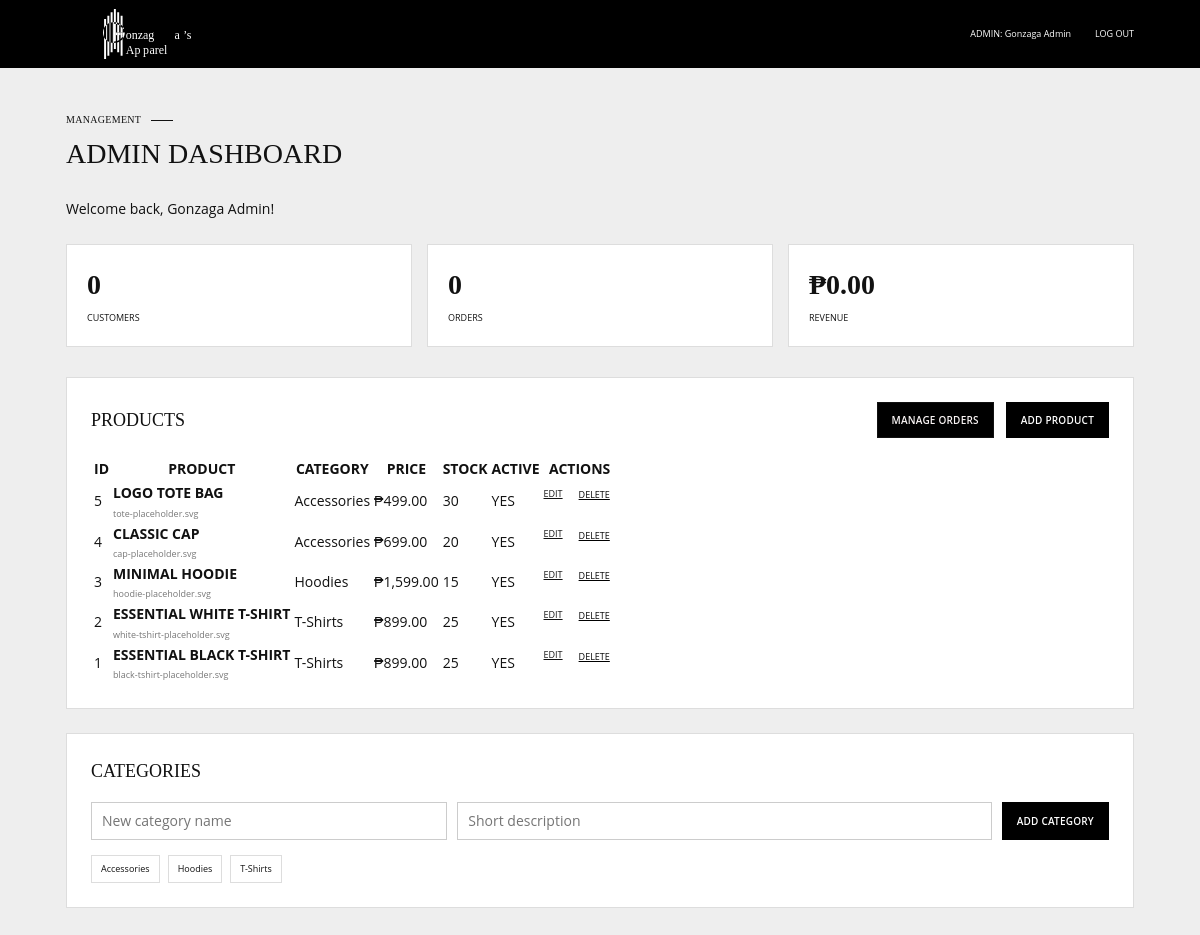
Page /admin/dashboard.php (signed in) on the committed database.
### tables this page shows
CREATE TABLE products (
    id INT UNSIGNED AUTO_INCREMENT PRIMARY KEY,
    category_id INT UNSIGNED NULL,
    name VARCHAR(150) NOT NULL,
    description VARCHAR(2000) NOT NULL DEFAULT '',
    price DECIMAL(10,2) NOT NULL DEFAULT 0.00,
    stock INT UNSIGNED NOT NULL DEFAULT 0,
    image VARCHAR(255) NOT NULL DEFAULT 'black-tshirt-placeholder.svg',
    is_active TINYINT(1) NOT NULL DEFAULT 1,
    created_at TIMESTAMP NOT NULL DEFAULT CURRENT_TIMESTAMP,
    updated_at TIMESTAMP NOT NULL DEFAULT CURRENT_TIMESTAMP ON UPDATE CURRENT_TIMESTAMP,
    CONSTRAINT fk_products_category FOREIGN KEY (category_id) REFERENCES categories(id) ON DELETE SET NULL ON UPDATE CASCADE,
    INDEX idx_products_category (category_id),
    INDEX idx_products_name (name)
);

CREATE TABLE categories (
    id INT UNSIGNED AUTO_INCREMENT PRIMARY KEY,
    name VARCHAR(100) NOT NULL UNIQUE,
    slug VARCHAR(120) NOT NULL UNIQUE,
    description VARCHAR(500) NOT NULL DEFAULT '',
    is_active TINYINT(1) NOT NULL DEFAULT 1,
    created_at TIMESTAMP NOT NULL DEFAULT CURRENT_TIMESTAMP,
    updated_at TIMESTAMP NOT NULL DEFAULT CURRENT_TIMESTAMP ON UPDATE CURRENT_TIMESTAMP
);

### functions/helpers.php (called while the page is built, shortened)
<?php
require_once __DIR__ . '/auth.php';
function e(?string $value): string { return htmlspecialchars((string)$value, ENT_QUOTES, 'UTF-8'); }
function money(float $amount): string { return '₱' . number_format($amount, 2); }

### functions/auth.php (called while the page is built, shortened)
<?php
require_once __DIR__ . '/../config/db.php';
function get_flash(): ?array
{
    $flash = $_SESSION['flash'] ?? null;
    return $flash;
}

### config/db.php (called while the page is built, shortened)
<?php
function db(): PDO
{
    static $pdo = null;
    if ($pdo instanceof PDO) {
        return $pdo;
    }
    $dsn = 'mysql:host=' . DB_HOST . ';dbname=' . DB_NAME . ';charset=utf8mb4';
    $pdo = new PDO($dsn, DB_USER, DB_PASS, [
        PDO::ATTR_ERRMODE => PDO::ERRMODE_EXCEPTION,
        PDO::ATTR_DEFAULT_FETCH_MODE => PDO::FETCH_ASSOC,
        PDO::ATTR_EMULATE_PREPARES => false,
    ]);
    return $pdo;
}

### admin/dashboard.php (the view, shortened to what this page needs)
<?php
require_once __DIR__ . '/../functions/helpers.php';
$products = db()->query('SELECT p.id,p.name,p.description,p.price,p.stock,p.image,p.is_active,c.name AS category_name FROM products p LEFT JOIN categories c ON c.id=p.category_id ORDER BY p.id DESC')->fetchAll();
$categories = db()->query('SELECT id,name FROM categories WHERE is_active=1 ORDER BY name')->fetchAll();
$orderCount = (int) db()->query('SELECT COUNT(*) FROM orders')->fetchColumn();
$userCount = (int) db()->query("SELECT COUNT(*) FROM users WHERE role = 'customer'")->fetchColumn();
$revenue = (float) db()->query("SELECT COALESCE(SUM(total_amount),0) FROM orders WHERE status <> 'cancelled'")->fetchColumn();
$flash = get_flash();
?>
<!DOCTYPE html><html lang="en"><head><link rel="stylesheet" href="../css/style.css"><link rel="stylesheet" href="../css/admin.css"></head>
<body class="admin-page"><header class="admin-header"><a href="../index.php"><img src="../assets/images/logo-placeholder.svg" alt="Gonzaga's Apparel"></a><div><span>ADMIN: <?= e($_SESSION['name'] ?? '') ?></span><form action="../logout.php" method="post"><input type="hidden" name="csrf_token" value="<?= e(csrf_token()) ?>"><button type="submit">LOG OUT</button></form></div></header><main class="admin-shell"><div class="section-kicker">MANAGEMENT <span></span></div><h1>ADMIN DASHBOARD</h1><?php if ($flash): ?><div class="alert <?= e($flash['type']) ?>"><?= e($flash['message']) ?></div><?php endif; ?><div class="stats"><div><strong><?= $userCount ?></strong><span>CUSTOMERS</span></div><div><strong><?= $orderCount ?></strong><span>ORDERS</span></div><div><strong><?= money($revenue) ?></strong><span>REVENUE</span></div></div><section class="admin-card"><div class="admin-card-head"><h2>PRODUCTS</h2><div class="admin-card-actions"><a class="button button--outline" href="orders.php">MANAGE ORDERS</a><a class="button button--filled" href="product_create.php">ADD PRODUCT</a></div></div><div class="table-wrap"><table><thead><tr><th>ID</th><th>PRODUCT</th><th>CATEGORY</th><th>PRICE</th><th>STOCK</th><th>ACTIVE</th><th>ACTIONS</th></tr></thead><tbody><?php foreach ($products as $product): ?><tr><td><?= (int)$product['id'] ?></td><td><strong><?= e($product['name']) ?></strong><small><?= e($product['image']) ?></small></td><td><?= e($product['category_name'] ?? 'Uncategorized') ?></td><td><?= money((float)$product['price']) ?></td><td><?= (int)$product['stock'] ?></td><td><?= $product['is_active'] ? 'YES' : 'NO' ?></td><td class="actions"><a href="product_edit.php?id=<?= (int)$product['id'] ?>">EDIT</a><form action="product_delete.php" method="post" onsubmit="return confirm('Delete this product?')"><input type="hidden" name="csrf_token" value="<?= e(csrf_token()) ?>"><input type="hidden" name="id" value="<?= (int)$product['id'] ?>"><button type="submit">DELETE</button></form></td></tr><?php endforeach; ?></tbody></table></div></section><section class="admin-card category-manager"><div class="admin-card-head"><h2>CATEGORIES</h2></div><form class="category-form" action="category_create.php" method="post"><input type="hidden" name="csrf_token" value="<?= e(csrf_token()) ?>"><input name="name" maxlength="100" placeholder="New category name" required><input name="description" maxlength="500" placeholder="Short description"><button class="button button--filled" type="submit">ADD CATEGORY</button></form><div class="category-list"><?php foreach($categories as $category): ?><span><?= e($category['name']) ?></span><?php endforeach; ?></div></section></main></body></html>

### css/style.css (style rules this page uses)
:root { --black: #050505; --white: #fff; --copy: #111; --gray: #c8c8c8; --heading: "Minion Variable Concept", "Minion Pro", Georgia, "Times New Roman", serif; --body: "Open Sans", Arial, Helvetica, sans-serif; --max: 1140px; --head: 58px; }
* { box-sizing: border-box; }
html { scroll-behavior: smooth; }
body { margin: 0; background: #fff; color: var(--copy); font-family: var(--body); font-size: 14px; line-height: 1.45; }
a { color: inherit; text-decoration: none; }
button, input { font: inherit; }
img { display: block; max-width: 100%; }
h1, h2, h3 { font-family: var(--heading); font-weight: 500; margin: 0; }
.section-kicker { display: inline-flex; align-items: center; gap: 10px; font-family: var(--heading); font-size: 10px; line-height: 1; letter-spacing: .03em; }
.section-kicker span { width: 22px; height: 1px; background: currentColor; }
.button { min-height: 36px; display: inline-flex; align-items: center; justify-content: center; gap: 18px; padding: 9px 14px; font-size: 10px; font-weight: 600; letter-spacing: .02em; transition: .2s; }
.button--filled { background: #000; color: #ffffff; border: 1px solid #000; }
.button--outline { border: 1px solid #111; background: #000; color: #f9f4f4; }
.category-manager { margin-top: 20px; }
.category-form { display: grid; grid-template-columns: 1fr 1.5fr auto; gap: 10px; margin: 10px 0 15px; }
.category-form input { min-height: 36px; border: 1px solid #ccc; padding: 8px 10px; }
.category-list { display: flex; flex-wrap: wrap; gap: 8px; }
.category-list span { border: 1px solid #ddd; padding: 6px 9px; font-size: 9px; }

### css/admin.css (style rules this page uses)
.admin-page { background:#eee; min-height:100vh }
.admin-header { height:68px; background:#000; color:#fff; padding:0 5vw; display:flex; align-items:center; justify-content:space-between }
.admin-header img { width:175px; height:50px; object-fit:contain }
.admin-header>div { display:flex; gap:18px; align-items:center; font-size:9px }
.admin-header button,.admin-header a { border:0; background:none; color:#fff; font-size:9px; cursor:pointer }
.admin-shell { width:min(100% - 32px,1100px); margin:auto; padding:40px 16px 60px }
.stats { display:grid; grid-template-columns:repeat(3,1fr); gap:15px;margin:25px 0 30px }
.stats>div { background:#fff; border:1px solid #ddd; padding:20px }
.stats strong { display:block;font-family:var(--heading); font-size:28px }
.stats span { font-size:9px }
.admin-card { background:#fff; border:1px solid #ddd; padding:24px; margin-bottom:24px }
.admin-card-head { display:flex;justify-content:space-between; align-items:center;margin-bottom:18px }
.admin-card h2 { font-size:18px }
.admin-card small { display:block;font-size:9px;color:#777;margin-top:3px }
.actions { display:flex; gap:10px; align-items:center }
.actions a,.actions button { font-size:9px; text-decoration:underline; border:0; background:none; cursor:pointer }
.admin-shell h1 { margin-top:6px; margin-bottom:24px }
.table-wrap { overflow-x:auto; -webkit-overflow-scrolling:touch }
.admin-card-actions { display:flex; gap:12px; align-items:center; flex-wrap:wrap; }

### rows in the picture
products: id "5", name "LOGO TOTE BAG", image "tote-placeholder.svg", category.name "Accessories", price "₱499.00", stock "30", is_active "YES"
products: id "4", name "CLASSIC CAP", image "cap-placeholder.svg", category.name "Accessories", price "₱699.00", stock "20", is_active "YES"
products: id "3", name "MINIMAL HOODIE", image "hoodie-placeholder.svg", category.name "Hoodies", price "₱1,599.00", stock "15", is_active "YES"
products: id "2", name "ESSENTIAL WHITE T-SHIRT", image "white-tshirt-placeholder.svg", category.name "T-Shirts", price "₱899.00", stock "25", is_active "YES"
products: id "1", name "ESSENTIAL BLACK T-SHIRT", image "black-tshirt-placeholder.svg", category.name "T-Shirts", price "₱899.00", stock "25", is_active "YES"
categories: name "Accessories"
categories: name "Hoodies"
categories: name "T-Shirts"

### other values in the picture
$_SESSION['name'] "Gonzaga Admin"
$flash['message'] "Welcome back, Gonzaga Admin!"
$userCount "0"
$orderCount "0"
money($revenue) "₱0.00"
